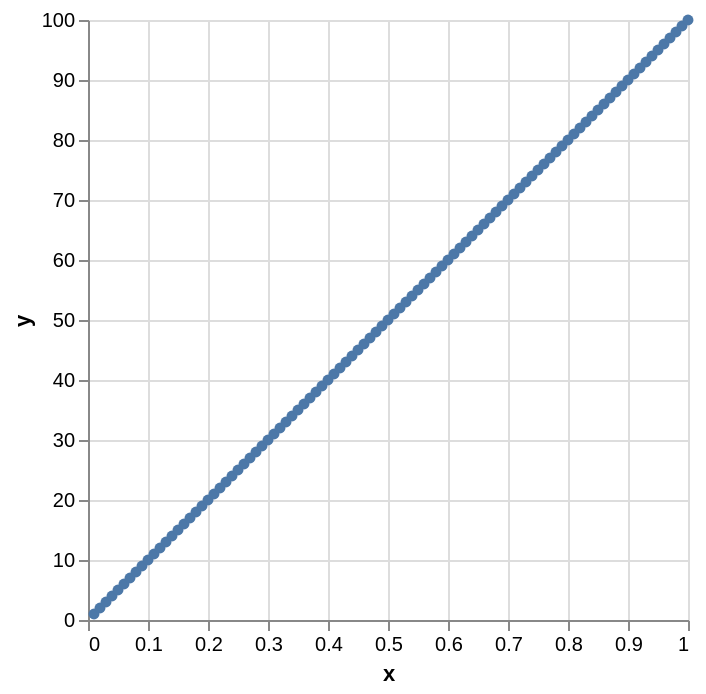

The Vega-Lite source for this figure:
### Vega-Lite specification from a JSON file in a GitHub repository (floating-point values rounded to 4 significant figures)
{"$schema": "https://vega.github.io/schema/vega-lite/v5.json", "data": {"values": [{"catX": "1", "x": 1, "y": 1}, {"catX": "2", "x": 2, "y": 2}, {"catX": "3", "x": 3, "y": 3}, {"catX": "4", "x": 4, "y": 4}, {"catX": "5", "x": 5, "y": 5}, {"catX": "6", "x": 6, "y": 6}, {"catX": "7", "x": 7, "y": 7}, {"catX": "8", "x": 8, "y": 8}, {"catX": "9", "x": 9, "y": 9}, {"catX": "10", "x": 10, "y": 10}, {"catX": "11", "x": 11, "y": 11}, {"catX": "12", "x": 12, "y": 12}, {"catX": "13", "x": 13, "y": 13}, {"catX": "14", "x": 14, "y": 14}, {"catX": "15", "x": 15, "y": 15}, {"catX": "16", "x": 16, "y": 16}, {"catX": "17", "x": 17, "y": 17}, {"catX": "18", "x": 18, "y": 18}, {"catX": "19", "x": 19, "y": 19}, {"catX": "20", "x": 20, "y": 20}, {"catX": "21", "x": 21, "y": 21}, {"catX": "22", "x": 22, "y": 22}, {"catX": "23", "x": 23, "y": 23}, {"catX": "24", "x": 24, "y": 24}, {"catX": "25", "x": 25, "y": 25}, {"catX": "26", "x": 26, "y": 26}, {"catX": "27", "x": 27, "y": 27}, {"catX": "28", "x": 28, "y": 28}, {"catX": "29", "x": 29, "y": 29}, {"catX": "30", "x": 30, "y": 30}, {"catX": "31", "x": 31, "y": 31}, {"catX": "32", "x": 32, "y": 32}, {"catX": "33", "x": 33, "y": 33}, {"catX": "34", "x": 34, "y": 34}, {"catX": "35", "x": 35, "y": 35}, {"catX": "36", "x": 36, "y": 36}, {"catX": "37", "x": 37, "y": 37}, {"catX": "38", "x": 38, "y": 38}, {"catX": "39", "x": 39, "y": 39}, {"catX": "40", "x": 40, "y": 40}, {"catX": "41", "x": 41, "y": 41}, {"catX": "42", "x": 42, "y": 42}, {"catX": "43", "x": 43, "y": 43}, {"catX": "44", "x": 44, "y": 44}, {"catX": "45", "x": 45, "y": 45}, {"catX": "46", "x": 46, "y": 46}, {"catX": "47", "x": 47, "y": 47}, {"catX": "48", "x": 48, "y": 48}, {"catX": "49", "x": 49, "y": 49}, {"catX": "50", "x": 50, "y": 50}, {"catX": "51", "x": 51, "y": 51}, {"catX": "52", "x": 52, "y": 52}, {"catX": "53", "x": 53, "y": 53}, {"catX": "54", "x": 54, "y": 54}, {"catX": "55", "x": 55, "y": 55}, {"catX": "56", "x": 56, "y": 56}, {"catX": "57", "x": 57, "y": 57}, {"catX": "58", "x": 58, "y": 58}, {"catX": "59", "x": 59, "y": 59}, {"catX": "60", "x": 60, "y": 60}, {"catX": "61", "x": 61, "y": 61}, {"catX": "62", "x": 62, "y": 62}, {"catX": "63", "x": 63, "y": 63}, {"catX": "64", "x": 64, "y": 64}, {"catX": "65", "x": 65, "y": 65}, {"catX": "66", "x": 66, "y": 66}, {"catX": "67", "x": 67, "y": 67}, {"catX": "68", "x": 68, "y": 68}, {"catX": "69", "x": 69, "y": 69}, {"catX": "70", "x": 70, "y": 70}, {"catX": "71", "x": 71, "y": 71}, {"catX": "72", "x": 72, "y": 72}, {"catX": "73", "x": 73, "y": 73}, {"catX": "74", "x": 74, "y": 74}, {"catX": "75", "x": 75, "y": 75}, {"catX": "76", "x": 76, "y": 76}, {"catX": "77", "x": 77, "y": 77}, {"catX": "78", "x": 78, "y": 78}, {"catX": "79", "x": 79, "y": 79}, {"catX": "80", "x": 80, "y": 80}, {"catX": "81", "x": 81, "y": 81}, {"catX": "82", "x": 82, "y": 82}, {"catX": "83", "x": 83, "y": 83}, {"catX": "84", "x": 84, "y": 84}, {"catX": "85", "x": 85, "y": 85}, {"catX": "86", "x": 86, "y": 86}, {"catX": "87", "x": 87, "y": 87}, {"catX": "88", "x": 88, "y": 88}, {"catX": "89", "x": 89, "y": 89}, {"catX": "90", "x": 90, "y": 90}, {"catX": "91", "x": 91, "y": 91}, {"catX": "92", "x": 92, "y": 92}, {"catX": "93", "x": 93, "y": 93}, {"catX": "94", "x": 94, "y": 94}, {"catX": "95", "x": 95, "y": 95}, {"catX": "96", "x": 96, "y": 96}, {"catX": "97", "x": 97, "y": 97}, {"catX": "98", "x": 98, "y": 98}, {"catX": "99", "x": 99, "y": 99}, {"catX": "100", "x": 100, "y": 100}]}, "encoding": {"x": {"axis": {"labelExpr": "datum.value / 100"}, "field": "x", "type": "quantitative"}, "y": {"field": "y", "type": "quantitative"}}, "mark": {"point": true, "type": "line"}}
